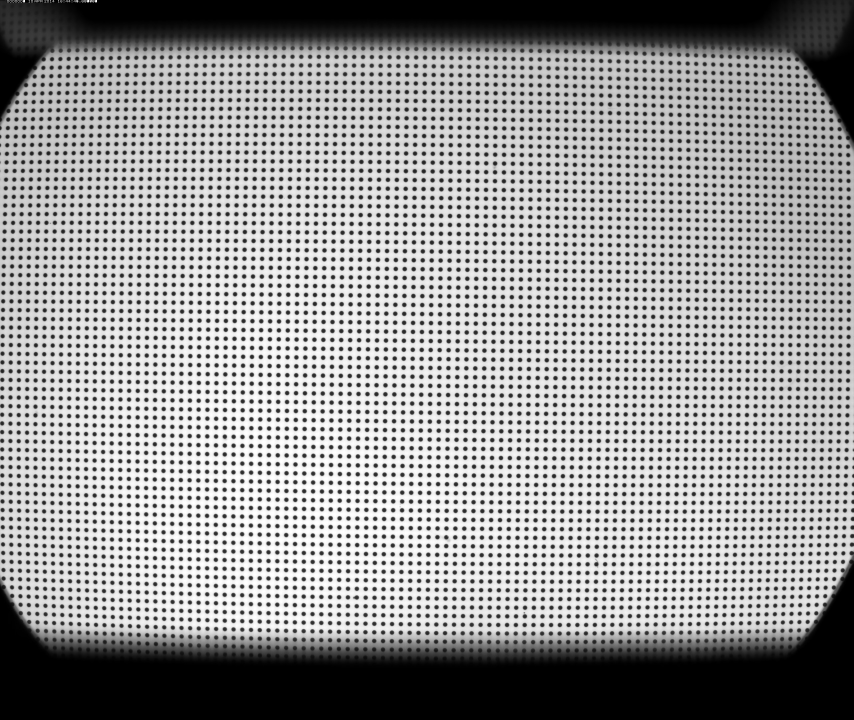
#> input picture data/dot_pattern_01.jpg, 2560 x 2160 px (shown at 1/3 size)
$ python -i preprocessing.py   (imports and definitions only)
#> lines starting #> are read from the running program, lines starting #| are printed output that depends on the picture; after the words box and inside, x2 and y2 are one past the last pixel; in counts of white or black regions, pixels touching at a corner belong together
# ============================================================================
# Copyright (c) 2018 Diamond Light Source Ltd. All rights reserved.
#
# Licensed under the Apache License, Version 2.0 (the "License");
# you may not use this file except in compliance with the License.
# You may obtain a copy of the License at
#
#     http://www.apache.org/licenses/LICENSE-2.0
#
# Unless required by applicable law or agreed to in writing, software
# distributed under the License is distributed on an "AS IS" BASIS,
# WITHOUT WARRANTIES OR CONDITIONS OF ANY KIND, either express or implied.
# See the License for the specific language governing permissions and
# limitations under the License.
# ============================================================================
# Author: Nghia T. Vo
# E-mail:
# Publication date: 10th July 2018
# ============================================================================
# Contributors:
# ============================================================================

"""
Module of pre-processing methods:

-   Normalize, binarize an image.
-   Determine the median dot-size, median distance between two nearest dots,
    and the slopes of grid-lines of a dot-pattern image.
-   Remove non-dot objects or misplaced dots.
-   Group points into horizontal lines and vertical lines.
-   Calculate a threshold value for binarizing.
-   Create a 2D mask with parabolic boundary.
-   Remove points outside a parabolic mask in a 2D space.
-   Extract dot-centroids of a dot-pattern from a binary or grayscale image.
-   Group points on strongly curved lines into horizontal lines and vertical
    lines based on polynomial fit.
"""

import numpy as np
from scipy import ndimage as ndi
from scipy.fftpack import fft2, ifft2
from scipy.ndimage import center_of_mass
from skimage.filters import threshold_otsu
from skimage.segmentation import clear_border
import skimage.morphology as morph
import skimage.measure as meas
from skimage.transform import radon


# [109 lines left out: functions normalization, _make_window, _apply_fft_filter, normalization_fft, not called in this run]


def _select_roi(mat, ratio, square=False):
    """
    Select ROI around the middle of an image.

    Parameters
    ----------
    mat : array_like
        2D array.
    ratio : float
        Ratio between the ROI size and the image size.
    square : bool, optional
        To get a square area or not.

    Returns
    -------
    array_like
        2D array.
    """
    (height, width) = mat.shape
    ratio = np.clip(ratio, 0.05, 1.0)
    if square is True:
        c_hei = height // 2
        c_wid = width // 2
        radi = int(ratio * min(height, width)) // 2
        mat_roi = mat[c_hei - radi:c_hei + radi, c_wid - radi: c_wid + radi]
    else:
        depad_hei = int((height - ratio * height) / 2)
        depad_wid = int((width - ratio * width) / 2)
        mat_roi = mat[depad_hei:height - depad_hei,
                      depad_wid:width - depad_wid]
    return mat_roi


def _invert_dots_contrast(mat):
    """
    Invert the contrast of a 2D binary array to make sure that dots are white.

    Parameters
    ----------
    mat : array_like
        2D binary array.

    Returns
    -------
    array_like
        2D array.
    """
    (height, width) = mat.shape
    ratio = np.sum(mat) / (height * width)
    max_val = np.max(mat)
    if ratio > 0.5:
        mat = max_val - mat
    return mat


def binarization(mat, ratio=0.3, thres=None, denoise=True):
    """
    Apply a list of operations: binarizing an 2D array; inverting the contrast
    of dots if needs to; removing border components; cleaning salty noise; and
    filling holes.

    Parameters
    ----------
    mat : array_like
        2D array.
    ratio : float
        Used to select the ROI around the middle of the image for calculating
        threshold.
    thres : float, optional
        Threshold for binarizing. Automatically calculated if None.
    denoise : bool, optional
        Apply denoising to the image if True.

    Returns
    -------
    array_like
        2D binary array.
    """
    if denoise:
        mat = ndi.median_filter(np.abs(mat), (2, 2))
    if thres is None:
        thres = threshold_otsu(_select_roi(mat, ratio), nbins=512)
    mat = np.asarray(mat > thres, dtype=np.float32)
    mat = _invert_dots_contrast(mat)
    mat = clear_border(mat)
    mat = morph.opening(mat, morph.disk(1))
    mat = np.int16(ndi.binary_fill_holes(mat))
    return mat


# [713 lines left out: functions check_num_dots, calc_size_distance, _check_dot_size, select_dots_based_size, _check_axes_ratio, select_dots_based_ratio and 11 more, not called in this run]


def get_points_dot_pattern(mat, binarize=True, ratio=0.3, thres=None):
    """
    Extract dot-centroids of a dot-pattern from a binary or grayscale image.

    Parameters
    ----------
    mat : array_like
        2D array of the dot pattern. If `binary` is False, the input must be
        a binary image (values 0 and 1 only).
    binarize : bool, optional
        To select if the input is a grayscale image that needs to be binarized.
    ratio : float
        Used to select the ROI around the middle of the image for calculating
        threshold.
    thres : float, optional
        Threshold for binarizing. Automatically calculated if None.

    Returns
    -------
    array_like
       Array of shape (N, 2) of the (y, x)-coordinates of dots' center.
    """
    if binarize:
        mat = binarization(mat, ratio=ratio, thres=thres)
    else:
        if np.max(mat) != 1.0 or np.min(mat) != 0.0:
            raise ValueError("Input not a binary image, "
                             "e.i. maximum_value=1 and minimum value=0!!!")
    mat_label, num_dots = ndi.label(np.int16(mat))
    points = ndi.center_of_mass(mat, labels=mat_label,
                                index=np.arange(1, num_dots + 1))
    return np.asarray(points)


# [405 lines left out: functions rotate_points, remove_subset_points, _get_nearby_hor_points, _get_nearby_hor_points_iter, group_dots_hor_lines_based_polyfit, _get_nearby_ver_points and 2 more, not called in this run]

>>> import cv2
>>> picture = cv2.imread('../../data/dot_pattern_01.jpg', cv2.IMREAD_GRAYSCALE)
#> picture is the input picture: shape (2160, 2560); min 0, max 255, mean 155.3
>>> result = get_points_dot_pattern(picture)
#> in _select_roi, `mat_roi = mat[depad_hei:height - depad_hei, depad_wid:width - depad_wid]`:
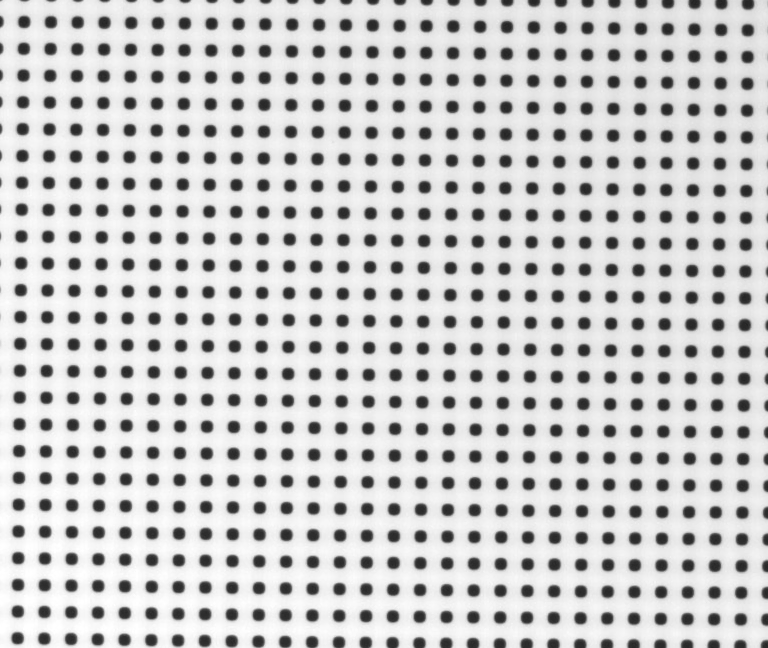
#> mat_roi: shape (648, 768); min 34, max 255, mean 202.1
#> in binarization, `thres = threshold_otsu(_select_roi(mat, ratio), nbins=512)`: thres = 150
#> in binarization, `mat = np.asarray(mat > thres, dtype=np.float32)`:
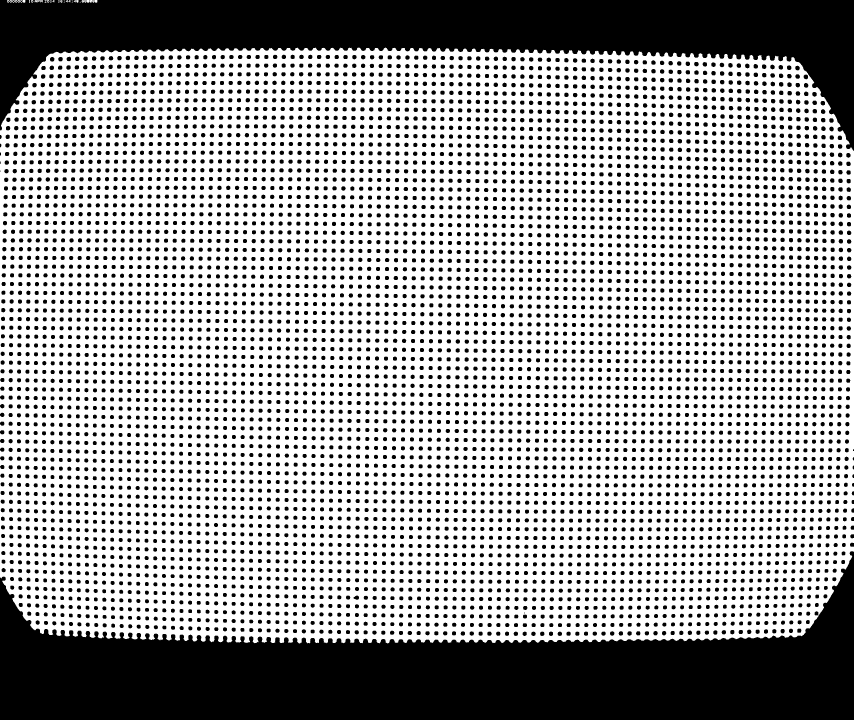
#> mat: shape (2160, 2560) float32 (shown at 1/3 size); values 0 (black) and 1 (white), 65.3% white; 6422 black regions (27 under 20 px), largest, box (x1, y1, x2, y2) and area: (0, 1654, 2560, 2160) 651147, (0, 0, 2560, 452) 440101, (2411, 224, 2424, 238) 151
#> in _invert_dots_contrast, `ratio = np.sum(mat) / (height * width)`: ratio = 0.653
#> in _invert_dots_contrast, `max_val = np.max(mat)`: max_val = 1
#> in binarization, `mat = clear_border(mat)`:
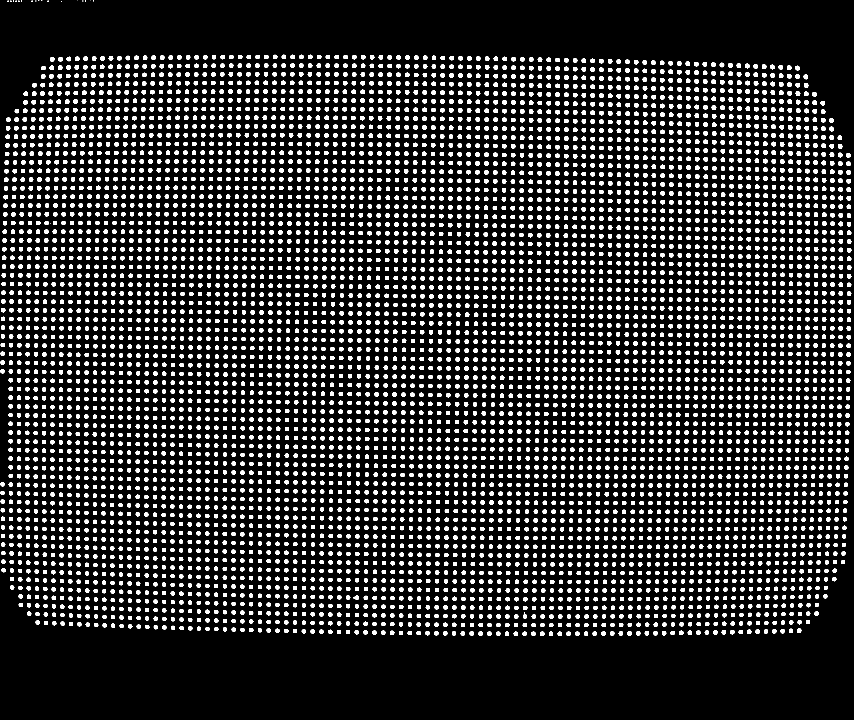
#> mat: shape (2160, 2560) float32 (shown at 1/3 size); values 0 (black) and 1 (white), 14.9% white; 6391 white regions (22 under 20 px), largest, box (x1, y1, x2, y2) and area: (2411, 224, 2424, 238) 151, (2437, 276, 2450, 290) 151, (2361, 196, 2374, 210) 150
#> in get_points_dot_pattern, `mat_label, num_dots = ndi.label(np.int16(mat))`:
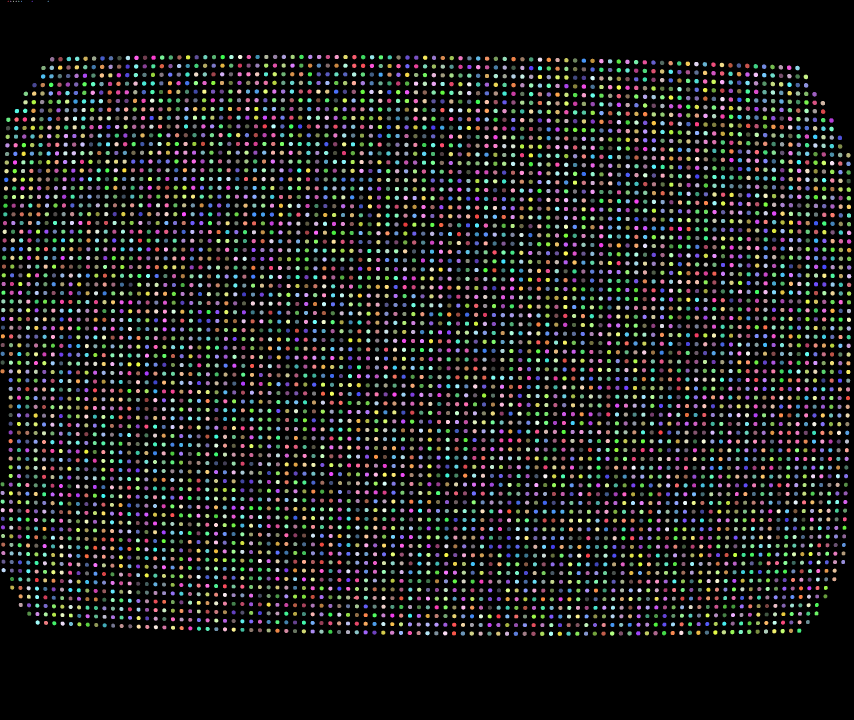
#> mat_label: shape (2160, 2560) int32 (shown at 1/3 size); 6378 distinct labels, from 0 to 6377; one colour per label, 0 black
#> in get_points_dot_pattern, `mat_label, num_dots = ndi.label(np.int16(mat))`: num_dots = 6377
#> in get_points_dot_pattern, `points = ndi.center_of_mass(mat, labels=mat_label, index=np.arange(1, ..`: points = 6377 pairs, first value 3.5 to 1900.9, second value 7.07 to 2547
#> result has the same summary as points in get_points_dot_pattern

$ run again, on data/dot_pattern_02.jpg
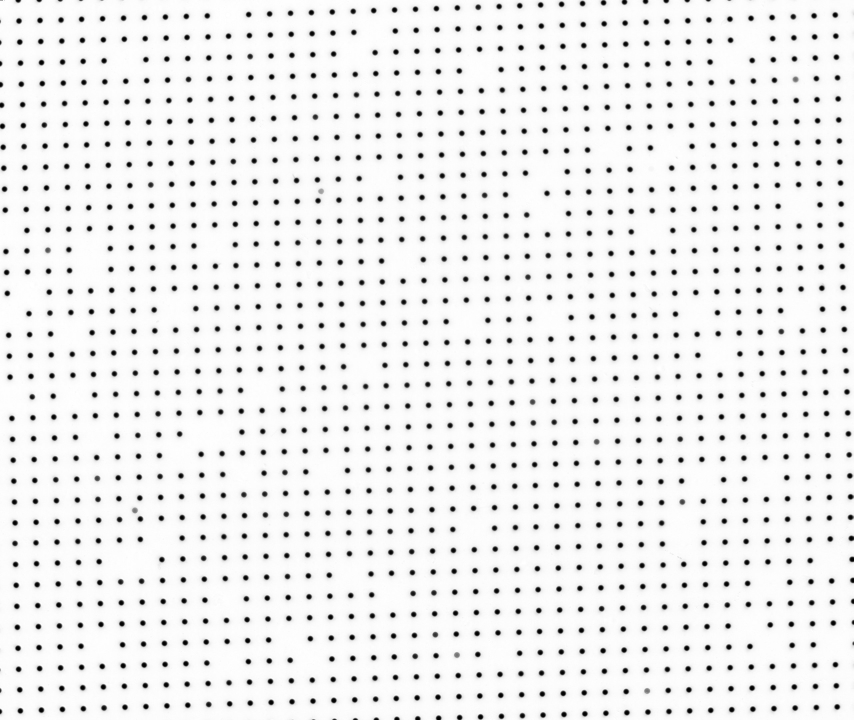
#> input picture data/dot_pattern_02.jpg, 2560 x 2160 px (shown at 1/3 size)
#> picture is the input picture: shape (2160, 2560); min 0, max 255, mean 238.5
#> thres = 154
#> in binarization, `mat = np.asarray(mat > thres, dtype=np.float32)`:
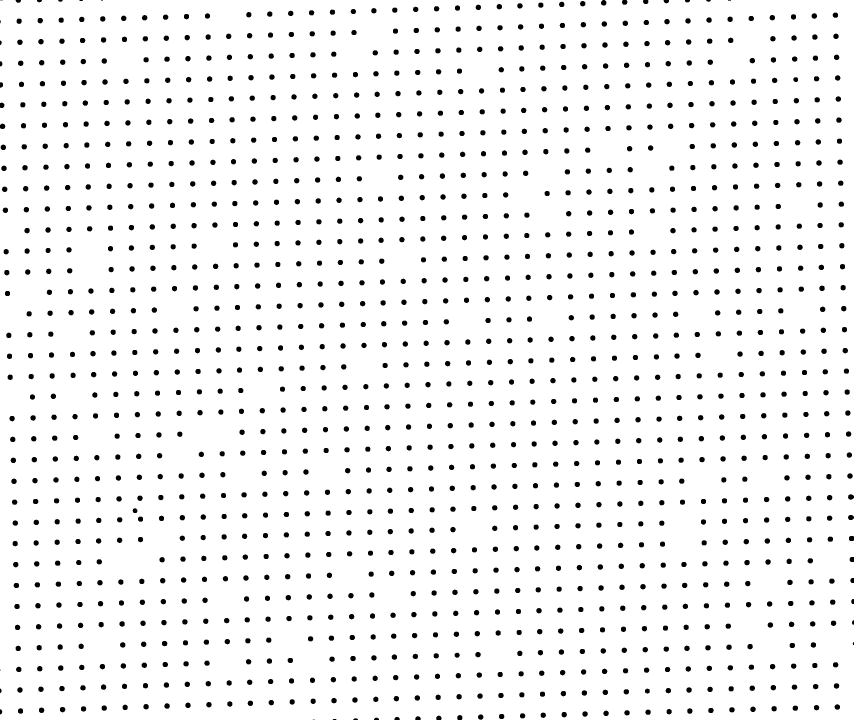
#> mat: shape (2160, 2560) float32 (shown at 1/3 size); values 0 (black) and 1 (white), 95.1% white; 1362 black regions (7 under 20 px), largest, box (x1, y1, x2, y2) and area: (1803, 0, 1819, 17) 214, (2458, 857, 2474, 873) 212, (54, 182, 70, 198) 210
#> ratio = 0.951
#> max_val = 1
#> in get_points_dot_pattern, `mat_label, num_dots = ndi.label(np.int16(mat))`:
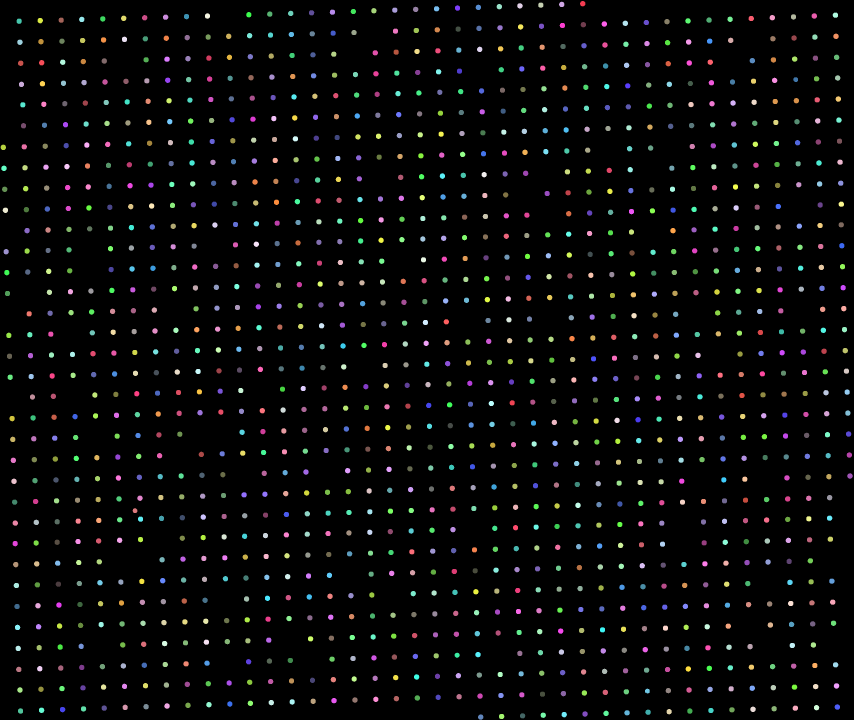
#> mat_label: shape (2160, 2560) int32 (shown at 1/3 size); 1325 distinct labels, from 0 to 1324; one colour per label, 0 black
#> num_dots = 1324
#> points = 1324 pairs, first value 10.56 to 2150.8, second value 9.46 to 2549.5
#> result has the same summary as points in get_points_dot_pattern

$ run again, on data/dot_pattern_03.jpg
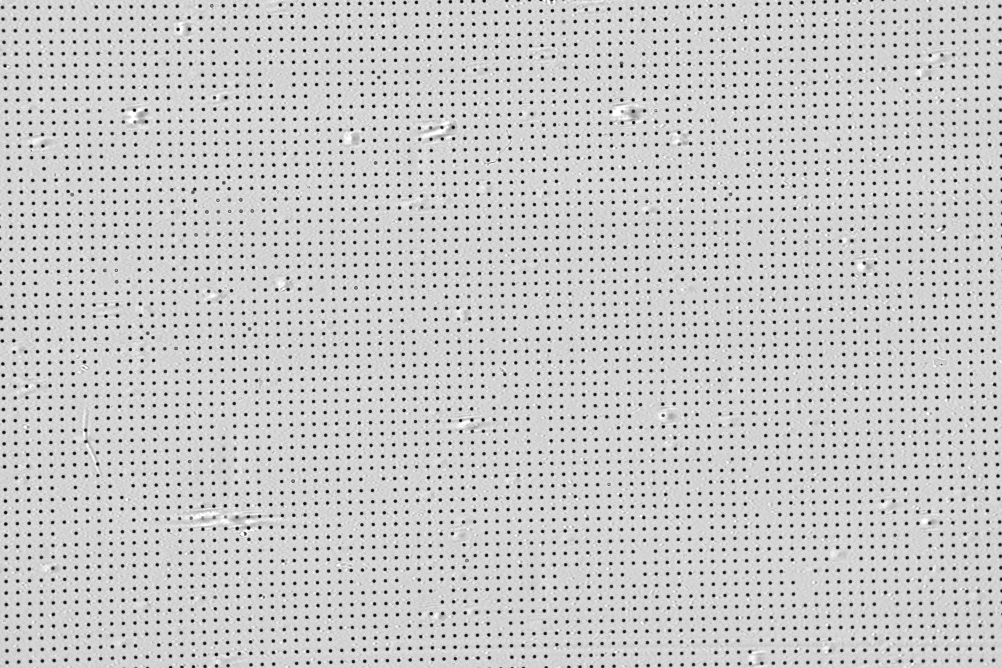
#> input picture data/dot_pattern_03.jpg, 4008 x 2672 px (shown at 1/4 size)
#> picture is the input picture: shape (2672, 4008); min 0, max 255, mean 200.2
#> thres = 136
#> in binarization, `mat = np.asarray(mat > thres, dtype=np.float32)`:
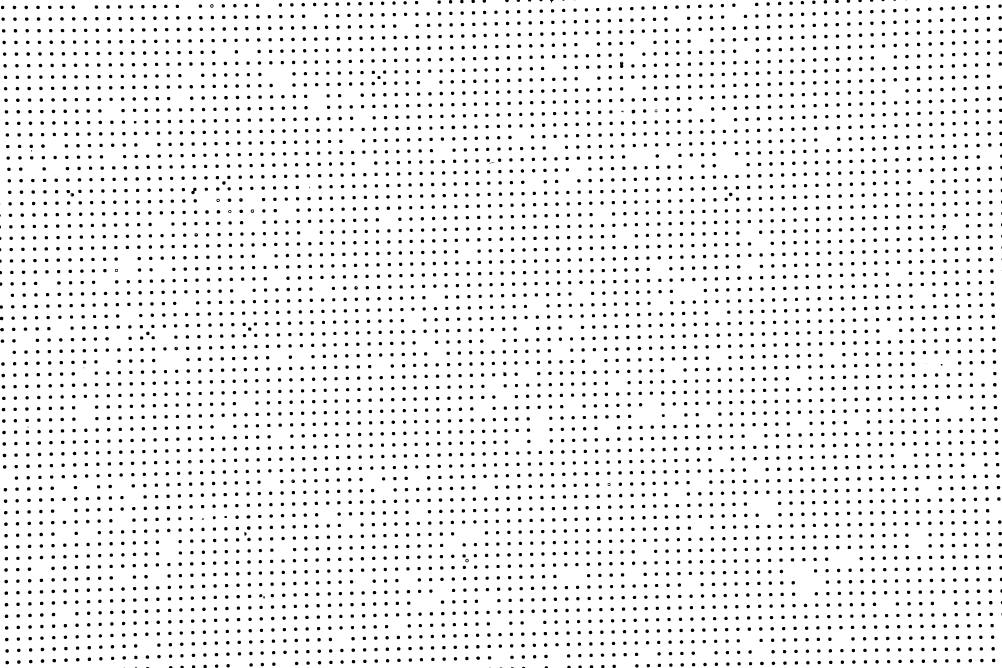
#> mat: shape (2672, 4008) float32 (shown at 1/4 size); values 0 (black) and 1 (white), 93.2% white; 4983 black regions (22 under 20 px), largest, box (x1, y1, x2, y2) and area: (765, 751, 786, 777) 299, (2480, 247, 2493, 272) 275, (751, 110, 766, 125) 183
#> ratio = 0.932
#> max_val = 1
#> in get_points_dot_pattern, `mat_label, num_dots = ndi.label(np.int16(mat))`:
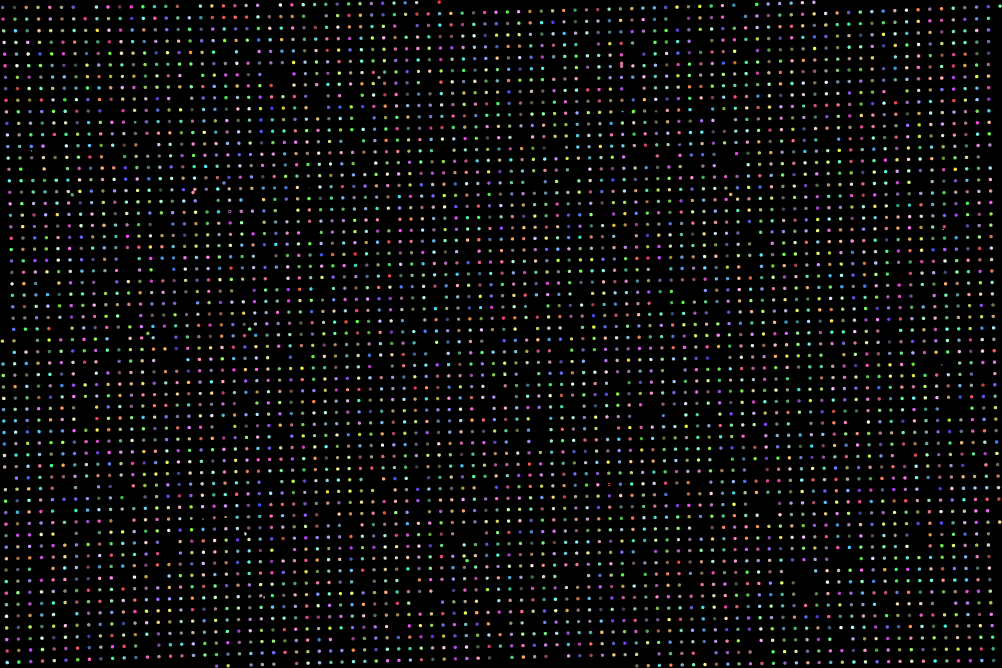
#> mat_label: shape (2672, 4008) int32 (shown at 1/4 size); 4899 distinct labels, from 0 to 4898; one colour per label, 0 black
#> num_dots = 4898
#> points = 4898 pairs, first value 7.92 to 2664.1, second value 9.37 to 4000
#> result has the same summary as points in get_points_dot_pattern
